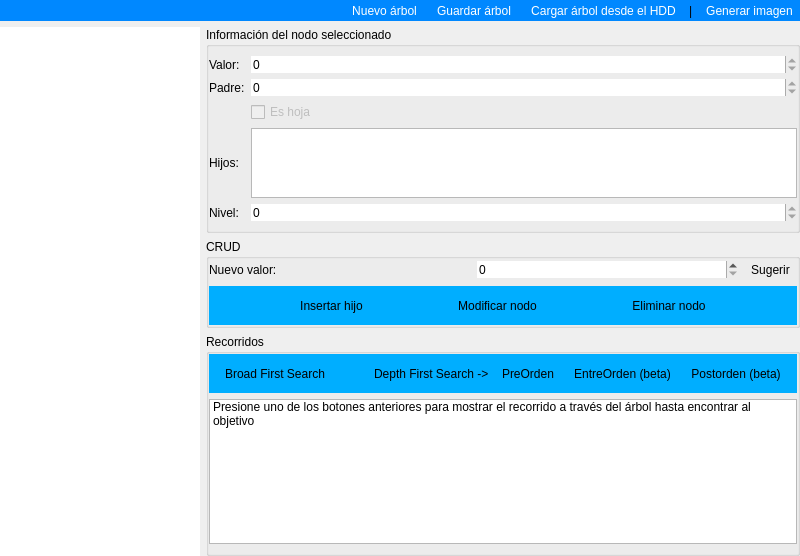
<?xml version="1.0" encoding="UTF-8"?>
<ui version="4.0">
 <class>Dialog</class>
 <widget class="QDialog" name="Dialog">
  <property name="geometry">
   <rect>
    <x>0</x>
    <y>0</y>
    <width>800</width>
    <height>556</height>
   </rect>
  </property>
  <property name="windowTitle">
   <string>Crear Árbol</string>
  </property>
  <property name="styleSheet">
   <string notr="true">font: 10pt &quot;Tahoma&quot;;</string>
  </property>
  <property name="modal">
   <bool>true</bool>
  </property>
  <layout class="QGridLayout" name="gridLayout">
   <property name="leftMargin">
    <number>0</number>
   </property>
   <property name="topMargin">
    <number>0</number>
   </property>
   <property name="rightMargin">
    <number>0</number>
   </property>
   <property name="bottomMargin">
    <number>0</number>
   </property>
   <item row="1" column="1">
    <widget class="QWidget" name="widget" native="true">
     <layout class="QGridLayout" name="gridLayout_2">
      <property name="leftMargin">
       <number>0</number>
      </property>
      <property name="topMargin">
       <number>0</number>
      </property>
      <property name="rightMargin">
       <number>0</number>
      </property>
      <property name="bottomMargin">
       <number>0</number>
      </property>
      <property name="horizontalSpacing">
       <number>0</number>
      </property>
      <property name="verticalSpacing">
       <number>6</number>
      </property>
      <item row="0" column="0">
       <widget class="QGroupBox" name="groupBox">
        <property name="title">
         <string>Información del nodo seleccionado</string>
        </property>
        <layout class="QGridLayout" name="gridLayout_3">
         <property name="leftMargin">
          <number>0</number>
         </property>
         <property name="rightMargin">
          <number>0</number>
         </property>
         <item row="1" column="0">
          <widget class="QLabel" name="label_2">
           <property name="text">
            <string>Padre:</string>
           </property>
          </widget>
         </item>
         <item row="1" column="1">
          <widget class="QSpinBox" name="padre">
           <property name="frame">
            <bool>false</bool>
           </property>
           <property name="readOnly">
            <bool>true</bool>
           </property>
           <property name="maximum">
            <number>100</number>
           </property>
          </widget>
         </item>
         <item row="0" column="0">
          <widget class="QLabel" name="label">
           <property name="text">
            <string>Valor:</string>
           </property>
          </widget>
         </item>
         <item row="4" column="0">
          <widget class="QLabel" name="label_6">
           <property name="text">
            <string>Nivel:</string>
           </property>
          </widget>
         </item>
         <item row="0" column="1">
          <widget class="QSpinBox" name="valor">
           <property name="frame">
            <bool>false</bool>
           </property>
           <property name="readOnly">
            <bool>true</bool>
           </property>
           <property name="maximum">
            <number>100</number>
           </property>
          </widget>
         </item>
         <item row="3" column="1">
          <widget class="QListWidget" name="hijos">
           <property name="maximumSize">
            <size>
             <width>16777215</width>
             <height>100</height>
            </size>
           </property>
           <property name="frameShadow">
            <enum>QFrame::Raised</enum>
           </property>
           <property name="alternatingRowColors">
            <bool>true</bool>
           </property>
          </widget>
         </item>
         <item row="4" column="1">
          <widget class="QSpinBox" name="nivel">
           <property name="frame">
            <bool>false</bool>
           </property>
           <property name="readOnly">
            <bool>true</bool>
           </property>
           <property name="minimum">
            <number>0</number>
           </property>
           <property name="maximum">
            <number>100</number>
           </property>
           <property name="value">
            <number>0</number>
           </property>
          </widget>
         </item>
         <item row="3" column="0">
          <widget class="QLabel" name="label_3">
           <property name="text">
            <string>Hijos:</string>
           </property>
          </widget>
         </item>
         <item row="2" column="1">
          <widget class="QCheckBox" name="hoja">
           <property name="enabled">
            <bool>false</bool>
           </property>
           <property name="text">
            <string>Es hoja</string>
           </property>
          </widget>
         </item>
        </layout>
       </widget>
      </item>
      <item row="3" column="0">
       <widget class="QGroupBox" name="groupBox_2">
        <property name="title">
         <string>Recorridos</string>
        </property>
        <layout class="QGridLayout" name="gridLayout_5">
         <property name="leftMargin">
          <number>0</number>
         </property>
         <property name="topMargin">
          <number>0</number>
         </property>
         <property name="rightMargin">
          <number>0</number>
         </property>
         <item row="0" column="0">
          <widget class="QWidget" name="panel_recorridos" native="true">
           <property name="styleSheet">
            <string notr="true">QWidget #panel_recorridos{
	background-color: rgb(0, 174, 255);
}</string>
           </property>
           <layout class="QGridLayout" name="gridLayout_6">
            <item row="0" column="2">
             <widget class="QWidget" name="widget_3" native="true">
              <layout class="QGridLayout" name="gridLayout_7">
               <property name="leftMargin">
                <number>0</number>
               </property>
               <property name="topMargin">
                <number>0</number>
               </property>
               <property name="rightMargin">
                <number>0</number>
               </property>
               <property name="bottomMargin">
                <number>0</number>
               </property>
               <item row="0" column="3">
                <widget class="QToolButton" name="entre">
                 <property name="text">
                  <string>EntreOrden (beta)</string>
                 </property>
                 <property name="autoRaise">
                  <bool>true</bool>
                 </property>
                </widget>
               </item>
               <item row="0" column="4">
                <widget class="QToolButton" name="post">
                 <property name="text">
                  <string>Postorden (beta)</string>
                 </property>
                 <property name="autoRaise">
                  <bool>true</bool>
                 </property>
                </widget>
               </item>
               <item row="0" column="1">
                <widget class="QLabel" name="label_4">
                 <property name="text">
                  <string>Depth First Search -&gt;</string>
                 </property>
                </widget>
               </item>
               <item row="0" column="2">
                <widget class="QToolButton" name="pre">
                 <property name="text">
                  <string>PreOrden</string>
                 </property>
                 <property name="autoRaise">
                  <bool>true</bool>
                 </property>
                </widget>
               </item>
              </layout>
             </widget>
            </item>
            <item row="0" column="0">
             <widget class="QToolButton" name="bfs">
              <property name="text">
               <string>Broad First Search</string>
              </property>
              <property name="autoRaise">
               <bool>true</bool>
              </property>
             </widget>
            </item>
            <item row="0" column="1">
             <spacer name="horizontalSpacer_2">
              <property name="orientation">
               <enum>Qt::Horizontal</enum>
              </property>
              <property name="sizeHint" stdset="0">
               <size>
                <width>40</width>
                <height>20</height>
               </size>
              </property>
             </spacer>
            </item>
           </layout>
          </widget>
         </item>
         <item row="1" column="0">
          <widget class="QListWidget" name="recorrido">
           <property name="wordWrap">
            <bool>true</bool>
           </property>
           <item>
            <property name="text">
             <string>Presione uno de los botones anteriores para mostrar el recorrido a través del árbol hasta encontrar al objetivo</string>
            </property>
           </item>
          </widget>
         </item>
        </layout>
       </widget>
      </item>
      <item row="1" column="0">
       <widget class="QGroupBox" name="groupBox_3">
        <property name="title">
         <string>CRUD</string>
        </property>
        <layout class="QGridLayout" name="gridLayout_9">
         <property name="leftMargin">
          <number>0</number>
         </property>
         <property name="topMargin">
          <number>0</number>
         </property>
         <property name="rightMargin">
          <number>0</number>
         </property>
         <property name="bottomMargin">
          <number>0</number>
         </property>
         <item row="0" column="0">
          <widget class="QLabel" name="label_5">
           <property name="text">
            <string>Nuevo valor:</string>
           </property>
          </widget>
         </item>
         <item row="0" column="1">
          <widget class="QSpinBox" name="nuevo_valor">
           <property name="frame">
            <bool>false</bool>
           </property>
           <property name="maximum">
            <number>100</number>
           </property>
          </widget>
         </item>
         <item row="0" column="2">
          <widget class="QToolButton" name="sugerir">
           <property name="text">
            <string>Sugerir</string>
           </property>
           <property name="autoRaise">
            <bool>true</bool>
           </property>
          </widget>
         </item>
         <item row="1" column="0" colspan="3">
          <widget class="QWidget" name="panel_btn" native="true">
           <property name="maximumSize">
            <size>
             <width>16777215</width>
             <height>40</height>
            </size>
           </property>
           <property name="styleSheet">
            <string notr="true">QWidget #panel_btn{	
	background-color: rgb(0, 174, 255);
}

QToolButton {
}</string>
           </property>
           <layout class="QGridLayout" name="gridLayout_4">
            <item row="0" column="1">
             <widget class="QToolButton" name="modificar">
              <property name="text">
               <string>Modificar nodo</string>
              </property>
              <property name="autoRaise">
               <bool>true</bool>
              </property>
             </widget>
            </item>
            <item row="0" column="0">
             <widget class="QToolButton" name="insertar">
              <property name="text">
               <string>Insertar hijo</string>
              </property>
              <property name="autoRaise">
               <bool>true</bool>
              </property>
             </widget>
            </item>
            <item row="0" column="2">
             <widget class="QToolButton" name="eliminar">
              <property name="text">
               <string>Eliminar nodo</string>
              </property>
              <property name="autoRaise">
               <bool>true</bool>
              </property>
             </widget>
            </item>
           </layout>
          </widget>
         </item>
        </layout>
       </widget>
      </item>
     </layout>
    </widget>
   </item>
   <item row="0" column="0" colspan="2">
    <widget class="QWidget" name="panel_menu" native="true">
     <property name="styleSheet">
      <string notr="true">QWidget #panel_menu{	
	background-color: rgb(0, 136, 255);
}

QToolButton {
	color: rgb(255, 255, 255);
}</string>
     </property>
     <layout class="QGridLayout" name="gridLayout_8">
      <property name="leftMargin">
       <number>0</number>
      </property>
      <property name="topMargin">
       <number>0</number>
      </property>
      <property name="rightMargin">
       <number>0</number>
      </property>
      <property name="bottomMargin">
       <number>0</number>
      </property>
      <item row="0" column="0">
       <spacer name="horizontalSpacer">
        <property name="orientation">
         <enum>Qt::Horizontal</enum>
        </property>
        <property name="sizeHint" stdset="0">
         <size>
          <width>40</width>
          <height>20</height>
         </size>
        </property>
       </spacer>
      </item>
      <item row="0" column="2">
       <widget class="QToolButton" name="guardar">
        <property name="text">
         <string>Guardar árbol</string>
        </property>
        <property name="autoRaise">
         <bool>true</bool>
        </property>
       </widget>
      </item>
      <item row="0" column="1">
       <widget class="QToolButton" name="nuevo">
        <property name="text">
         <string>Nuevo árbol</string>
        </property>
        <property name="autoRaise">
         <bool>true</bool>
        </property>
       </widget>
      </item>
      <item row="0" column="3">
       <widget class="QToolButton" name="cargar">
        <property name="text">
         <string>Cargar árbol desde el HDD</string>
        </property>
        <property name="autoRaise">
         <bool>true</bool>
        </property>
       </widget>
      </item>
      <item row="0" column="4">
       <widget class="QLabel" name="label_7">
        <property name="text">
         <string>|</string>
        </property>
       </widget>
      </item>
      <item row="0" column="5">
       <widget class="QToolButton" name="guardar_img">
        <property name="text">
         <string>Generar imagen</string>
        </property>
        <property name="autoRaise">
         <bool>true</bool>
        </property>
       </widget>
      </item>
     </layout>
    </widget>
   </item>
   <item row="1" column="0">
    <widget class="QTreeWidget" name="arbol">
     <property name="minimumSize">
      <size>
       <width>200</width>
       <height>0</height>
      </size>
     </property>
     <property name="maximumSize">
      <size>
       <width>200</width>
       <height>16777215</height>
      </size>
     </property>
     <property name="frameShape">
      <enum>QFrame::NoFrame</enum>
     </property>
     <property name="tabKeyNavigation">
      <bool>true</bool>
     </property>
     <property name="dragDropOverwriteMode">
      <bool>false</bool>
     </property>
     <property name="alternatingRowColors">
      <bool>true</bool>
     </property>
     <property name="autoExpandDelay">
      <number>-1</number>
     </property>
     <property name="uniformRowHeights">
      <bool>true</bool>
     </property>
     <property name="animated">
      <bool>true</bool>
     </property>
     <property name="allColumnsShowFocus">
      <bool>false</bool>
     </property>
     <property name="headerHidden">
      <bool>true</bool>
     </property>
     <attribute name="headerVisible">
      <bool>false</bool>
     </attribute>
     <attribute name="headerCascadingSectionResizes">
      <bool>false</bool>
     </attribute>
     <attribute name="headerHighlightSections">
      <bool>false</bool>
     </attribute>
     <column>
      <property name="text">
       <string notr="true">1</string>
      </property>
     </column>
    </widget>
   </item>
  </layout>
 </widget>
 <resources/>
 <connections/>
</ui>
